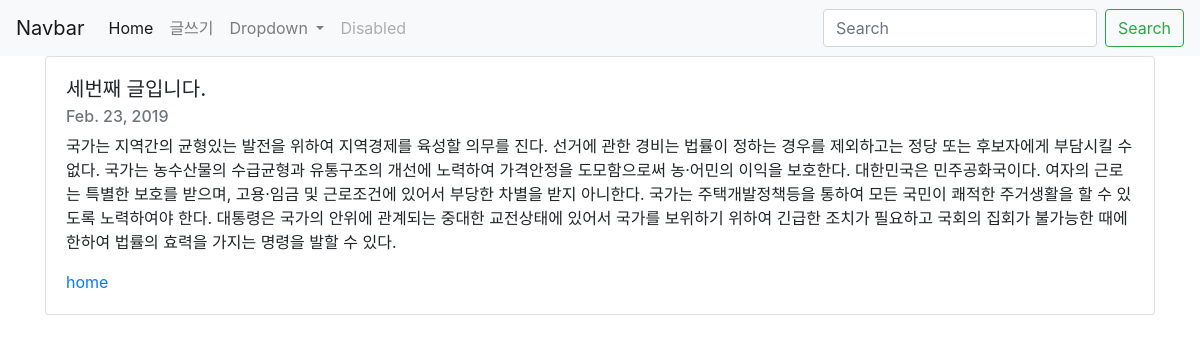
Page /blog/3 on the committed database.
### blog/models.py (models this page shows, shortened)
class Blog(models.Model):
    title = models.CharField(max_length = 200)
    pub_date = models.DateField('date published')
    body = models.TextField()

### blog/views.py (the view)
# urls.py: path('<int:blog_id>',views.detail, name='detail'),
def detail(request, blog_id):
    blog_detail = get_object_or_404(Blog, pk=blog_id)
    return render(request, 'detail.html', {'blog': blog_detail})

### blog/templates/detail.html
{% extends 'base.html' %}
{% block content %}
<div class="container">
        <div class="card">
            <div class="card-body">
                <h5 class="card-title">{{blog.title}}</h5>
                <h6 class="card-subtitle mb-2 text-muted">{{blog.pub_date}}</h6>
                <p class="card-text">{{blog.body}}</p>
                <a href="{%url 'home'%}" class="card-link">home</a>
            </div>
        </div>
        <br>
    </div>
{% endblock %}

### rows in the picture
Blog: title "세번째 글입니다.", pub_date "Feb. 23, 2019", body "국가는 지역간의 균형있는 발전을 위하여 지역경제를 육성할 의무를 진다. 선거에 관한 경비는 법률이 정하는 경우를 제외하고는 정당 또는 후보자에게 부담시킬 수 없다. 국가는 농수산물의 수급균형과 유통구조의 개선에 노력하여 가격안정을 도모함으로써 농·어민의 이익을 보호한다. 대한민국은 민주공화국이다. 여자의 근로는 특별한 보호를 받으며, 고용·임금 및 근로조건에 있어서 부당한 차별을 받지 아니한다. 국가는 주택개발정책등을 통하여 모든 국민이 쾌적한 주거생활을 할 수 있도록 노력하여야 한다. 대통령은 국가의 안위에 관계되는 중대한 교전상태에 있어서 국가를 보위하기 위하여 긴급한 조치가 필요하고 국회의 집회가 불가능한 때에 한하여 법률의 효력을 가지는 명령을 발할 수 있다."
